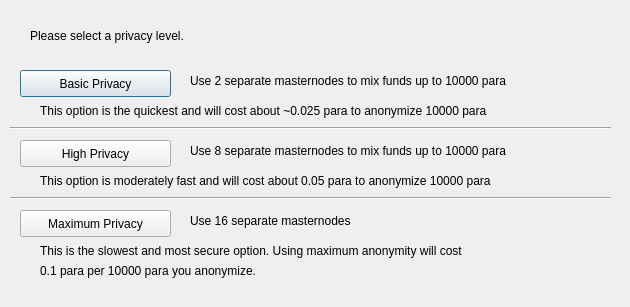
<?xml version="1.0" encoding="UTF-8"?>
<ui version="4.0">
 <class>ObfuscationConfig</class>
 <widget class="QDialog" name="ObfuscationConfig">
  <property name="geometry">
   <rect>
    <x>0</x>
    <y>0</y>
    <width>630</width>
    <height>307</height>
   </rect>
  </property>
  <property name="windowTitle">
   <string>Configure Obfuscation</string>
  </property>
  <widget class="QPushButton" name="buttonBasic">
   <property name="geometry">
    <rect>
     <x>20</x>
     <y>70</y>
     <width>151</width>
     <height>27</height>
    </rect>
   </property>
   <property name="text">
    <string>Basic Privacy</string>
   </property>
  </widget>
  <widget class="QPushButton" name="buttonHigh">
   <property name="geometry">
    <rect>
     <x>20</x>
     <y>140</y>
     <width>151</width>
     <height>27</height>
    </rect>
   </property>
   <property name="text">
    <string>High Privacy</string>
   </property>
  </widget>
  <widget class="QPushButton" name="buttonMax">
   <property name="geometry">
    <rect>
     <x>20</x>
     <y>210</y>
     <width>151</width>
     <height>27</height>
    </rect>
   </property>
   <property name="text">
    <string>Maximum Privacy</string>
   </property>
  </widget>
  <widget class="QLabel" name="label">
   <property name="geometry">
    <rect>
     <x>30</x>
     <y>20</y>
     <width>571</width>
     <height>31</height>
    </rect>
   </property>
   <property name="text">
    <string>Please select a privacy level.</string>
   </property>
  </widget>
  <widget class="QLabel" name="label_2">
   <property name="geometry">
    <rect>
     <x>190</x>
     <y>70</y>
     <width>421</width>
     <height>21</height>
    </rect>
   </property>
   <property name="text">
    <string>Use 2 separate masternodes to mix funds up to 10000 para</string>
   </property>
  </widget>
  <widget class="QLabel" name="label_3">
   <property name="geometry">
    <rect>
     <x>190</x>
     <y>140</y>
     <width>411</width>
     <height>21</height>
    </rect>
   </property>
   <property name="text">
    <string>Use 8 separate masternodes to mix funds up to 10000 para</string>
   </property>
  </widget>
  <widget class="QLabel" name="label_4">
   <property name="geometry">
    <rect>
     <x>190</x>
     <y>210</y>
     <width>421</width>
     <height>21</height>
    </rect>
   </property>
   <property name="text">
    <string>Use 16 separate masternodes</string>
   </property>
  </widget>
  <widget class="QLabel" name="label_6">
   <property name="geometry">
    <rect>
     <x>40</x>
     <y>100</y>
     <width>561</width>
     <height>21</height>
    </rect>
   </property>
   <property name="text">
    <string>This option is the quickest and will cost about ~0.025 para to anonymize 10000 para</string>
   </property>
  </widget>
  <widget class="QLabel" name="label_7">
   <property name="geometry">
    <rect>
     <x>40</x>
     <y>170</y>
     <width>561</width>
     <height>21</height>
    </rect>
   </property>
   <property name="text">
    <string>This option is moderately fast and will cost about 0.05 para to anonymize 10000 para</string>
   </property>
  </widget>
  <widget class="QLabel" name="label_8">
   <property name="geometry">
    <rect>
     <x>40</x>
     <y>240</y>
     <width>561</width>
     <height>21</height>
    </rect>
   </property>
   <property name="text">
    <string>This is the slowest and most secure option. Using maximum anonymity will cost</string>
   </property>
  </widget>
  <widget class="QLabel" name="label_9">
   <property name="geometry">
    <rect>
     <x>40</x>
     <y>260</y>
     <width>561</width>
     <height>21</height>
    </rect>
   </property>
   <property name="text">
    <string>0.1 para per 10000 para you anonymize.</string>
   </property>
  </widget>
  <widget class="Line" name="line">
   <property name="geometry">
    <rect>
     <x>10</x>
     <y>120</y>
     <width>601</width>
     <height>16</height>
    </rect>
   </property>
   <property name="orientation">
    <enum>Qt::Horizontal</enum>
   </property>
  </widget>
  <widget class="Line" name="line_2">
   <property name="geometry">
    <rect>
     <x>10</x>
     <y>190</y>
     <width>601</width>
     <height>16</height>
    </rect>
   </property>
   <property name="orientation">
    <enum>Qt::Horizontal</enum>
   </property>
  </widget>
 </widget>
 <resources/>
 <connections/>
</ui>
